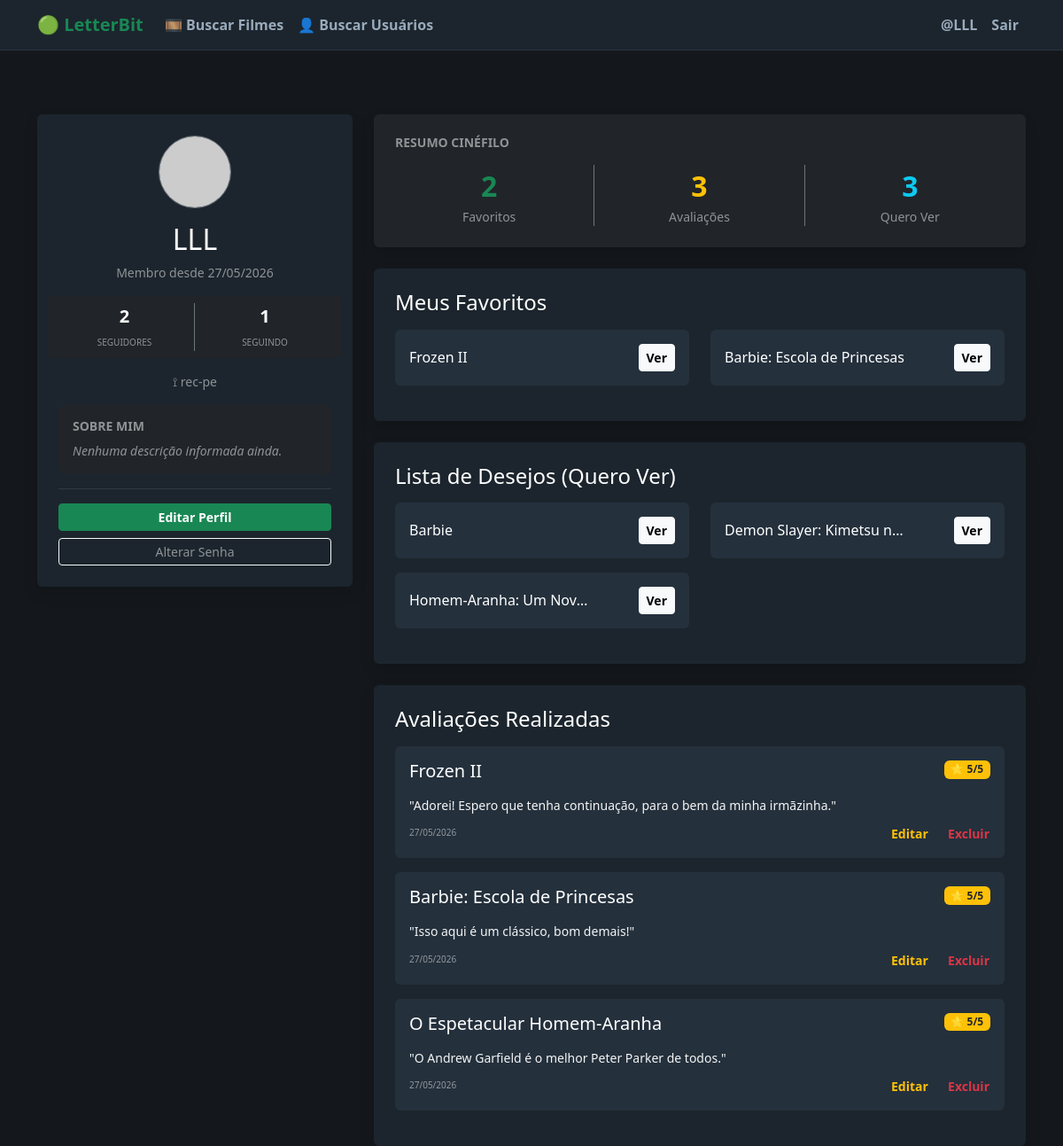
/profile/ (signed in), run on the app's committed database.
### users/models.py (models this page shows, shortened)
class Profile(models.Model):
    user = models.OneToOneField(User, on_delete=models.CASCADE, related_name='profile')
    bio = models.TextField(max_length=500, blank=True)
    location = models.CharField(max_length=100, blank=True)
    is_private = models.BooleanField(default=False)
    following = models.ManyToManyField(
        'self',
        symmetrical=False,
        related_name='followers',
        blank=True
    )

### interactions/models.py (models this page shows, shortened)
class Favorite(models.Model):
    user = models.ForeignKey(settings.AUTH_USER_MODEL, on_delete=models.CASCADE, related_name='favorites')
    movie = models.ForeignKey(Movie, on_delete=models.CASCADE, related_name='favorited_by')
    created_at = models.DateTimeField(auto_now_add=True)
    class Meta:
        unique_together = ['user', 'movie']

class Watchlist(models.Model):
    user = models.ForeignKey(settings.AUTH_USER_MODEL, on_delete=models.CASCADE, related_name='watchlist')
    movie = models.ForeignKey(Movie, on_delete=models.CASCADE, related_name='watchlist_by')
    created_at = models.DateTimeField(auto_now_add=True)
    class Meta:
        unique_together = ['user', 'movie']

class Review(models.Model):
    user = models.ForeignKey(settings.AUTH_USER_MODEL, on_delete=models.CASCADE, related_name='reviews')
    movie = models.ForeignKey(Movie, on_delete=models.CASCADE, related_name='reviews')
    rating = models.IntegerField(choices=[(1, '1★'), (2, '2★'), (3, '3★'), (4, '4★'), (5, '5★')])
    comment = models.TextField(blank=True)
    created_at = models.DateTimeField(auto_now_add=True)
    updated_at = models.DateTimeField(auto_now=True)
    class Meta:
        unique_together = ['user', 'movie']

### movies/models.py (models this page shows, shortened)
class Movie(models.Model):
    id = models.AutoField(primary_key=True)
    tmdb_id = models.IntegerField(unique=True, blank=True, null=True)
    title = models.CharField(max_length=255)
    overview = models.TextField(blank=True, null=True)
    release_date = models.CharField(max_length=20, blank=True, null=True)
    poster_path = models.CharField(max_length=500, blank=True, null=True)
    vote_average = models.FloatField(blank=True, null=True)

### users/views.py (the view)
# urls.py: path('profile/', views.profile_view, name='profile'),
@login_required
def profile_view(request, username=None):
    if username is None:
        target_user = request.user
        is_own_profile = True
    else:
        target_user = get_object_or_404(User, username=username)
        is_own_profile = (target_user == request.user)
    profile, created = Profile.objects.get_or_create(user=target_user)
    my_profile, _ = Profile.objects.get_or_create(user=request.user)
    is_following = my_profile.following.filter(pk=profile.pk).exists()
    is_locked = (not is_own_profile) and profile.is_private and (not is_following)
    if not is_locked:
        user_reviews = Review.objects.filter(user=target_user).select_related('movie')
        user_favorites = Favorite.objects.filter(user=target_user).select_related('movie')
        user_watchlist = Watchlist.objects.filter(user=target_user).select_related('movie')
    else:
        user_reviews = Review.objects.none()
        user_favorites = Favorite.objects.none()
        user_watchlist = Watchlist.objects.none()
    try:
        followers_count = profile.followers.count()
    except AttributeError:
        followers_count = Profile.objects.filter(following=profile).count()
    context = {
        'target_user': target_user,
        'username': target_user.username,
        'email': target_user.email,
        'bio': profile.bio,
        'location': profile.location,
        'date_joined': target_user.date_joined,
        'is_private': profile.is_private,
        'is_own_profile': is_own_profile,
        'is_following': is_following,
        'is_locked': is_locked,
        'user_reviews': user_reviews,
        'user_favorites': user_favorites,
        'user_watchlist': user_watchlist,
        'followers_count': followers_count,
        'following_count': profile.following.count(),
    }
    return render(request, 'users/profile.html', context)

### users/templates/users/profile.html (shortened to what this page needs)
{% extends 'base.html' %}
{% block content %}
<div class="container mt-5">
    <div class="row justify-content-center">
        <div class="col-md-4 mb-4">
            <div class="card shadow border-0 text-white" style="background-color: #1c252d;">
                <div class="card-body p-4 text-center">
                    <img
                        src="https://ui-avatars.com/api/?name={{ username }}&background=212529&color=fff&size=128"
                        class="rounded-circle mb-3 border border-secondary"
                        alt="Avatar"
                    >
                    <h2 class="text-white">
                        {{ username }}
                    </h2>
                    <p class="text-white-50 small">
                        Membro desde {{ date_joined|date:"d/m/Y" }}
                    </p>
                    <div class="row my-3 text-center bg-dark p-2 rounded">
                        <div class="col-6 border-end border-secondary">
                            {% if is_locked %}
                                <span class="fw-bold text-white d-block fs-5">{{ followers_count }}</span>
                                <small class="text-white-50 text-uppercase" style="font-size: 10px;">Seguidores</small>
                            {% else %}
                                <a href="{% url 'user_followers' username %}" class="text-decoration-none d-block">
                                    <span class="fw-bold text-white d-block fs-5">{{ followers_count }}</span>
                                    <small class="text-white-50 text-uppercase" style="font-size: 10px;">Seguidores</small>
                                </a>
                            {% endif %}
                        </div>
                        <div class="col-6">
                            {% if is_locked %}
                                <span class="fw-bold text-white d-block fs-5">{{ following_count }}</span>
                                <small class="text-white-50 text-uppercase" style="font-size: 10px;">Seguindo</small>
                            {% else %}
                                <a href="{% url 'user_following' username %}" class="text-decoration-none d-block">
                                    <span class="fw-bold text-white d-block fs-5">{{ following_count }}</span>
                                    <small class="text-white-50 text-uppercase" style="font-size: 10px;">Seguindo</small>
                                </a>
                            {% endif %}
                        </div>
                    </div>
                    {% if location %}
                        <p class="text-white-50 small">
                            ⟟ {{ location }}
                        </p>
                    {% endif %}
                    <div class="my-3 bg-dark p-3 rounded text-start">
                        <h6 class="text-uppercase fw-bold text-white-50 small mb-2">Sobre Mim</h6>
                        {% if bio %}
                            <p class="mb-0 text-white small">{{ bio }}</p>
                        {% else %}
                            <p class="mb-0 text-white-50 small"><em>Nenhuma descrição informada ainda.</em></p>
                        {% endif %}
                    </div>
                    <hr class="border-secondary">
                    <div class="d-grid gap-2">
                        {% if is_own_profile %}
                            <a href="{% url 'edit_profile' %}" class="btn btn-success btn-sm fw-bold text-white">
                                Editar Perfil
                            </a>
                            <a href="{% url 'change_password' %}" class="btn btn-outline-light btn-sm text-white-50">
                                Alterar Senha
                            </a>
                        {% endif %}
                    </div>
                </div>
            </div>
        </div>
        <div class="col-md-8">
            {% if is_locked %}
                <div class="card shadow border-0 text-center p-5 text-white" style="background-color: #1c252d; min-height: 300px; display: flex; justify-content: center; align-items: center;">
                    <div class="p-4">
                        <span class="display-1 d-block mb-3">🔒︎</span>
                        <h4 class="fw-bold text-white">Esta conta é Privada</h4>
                        <p class="text-white-50">Siga @{{ username }} para ver suas avaliações, filmes favoritos e listas de reprodução.</p>
                    </div>
                </div>
            {% else %}
                <div class="card shadow border-0 mb-4 bg-dark text-white">
                    <div class="card-body p-4">
                        <h5 class="text-white-50 text-uppercase small mb-3 fw-bold">Resumo Cinéfilo</h5>
                        <div class="row text-center">
                            <div class="col-4 border-end border-secondary">
                                <span class="fs-2 fw-bold text-success">{{ user_favorites.count }}</span>
                                <p class="text-white-50 small mb-0">Favoritos</p>
                            </div>
                            <div class="col-4 border-end border-secondary">
                                <span class="fs-2 fw-bold text-warning">{{ user_reviews.count }}</span>
                                <p class="text-white-50 small mb-0">Avaliações</p>
                            </div>
                            <div class="col-4">
                                <span class="fs-2 fw-bold text-info">{{ user_watchlist.count }}</span>
                                <p class="text-white-50 small mb-0">Quero Ver</p>
                            </div>
                        </div>
                    </div>
                </div>
                <div class="card shadow border-0 mb-4 text-white" style="background-color: #1c252d;">
                    <div class="card-body p-4">
                        <h4 class="mb-3 text-white">Meus Favoritos</h4>
                        <div class="row">
                            {% for favorite in user_favorites %}
                                <div class="col-md-6 mb-3">
                                    <div class="card h-100 border-0" style="background-color: #24303c;">
                                        <div class="card-body d-flex justify-content-between align-items-center">
                                            <h6 class="mb-0 text-truncate text-white" style="max-width: 70%;">{{ favorite.movie.title }}</h6>
                                            <a href="/movies/{{ favorite.movie.tmdb_id }}/" class="btn btn-sm btn-light fw-bold">Ver</a>
                                        </div>
                                    </div>
                                </div>
                            {% empty %}
                                <p class="text-white-50 small ps-2">Nenhum filme favorito listado.</p>
                            {% endfor %}
                        </div>
                    </div>
                </div>
                <div class="card shadow border-0 mb-4 text-white" style="background-color: #1c252d;">
                    <div class="card-body p-4">
                        <h4 class="mb-3 text-white">Lista de Desejos (Quero Ver)</h4>
                        <div class="row">
                            {% for item in user_watchlist %}
                                <div class="col-md-6 mb-3">
                                    <div class="card h-100 border-0" style="background-color: #24303c;">
                                        <div class="card-body d-flex justify-content-between align-items-center">
                                            <h6 class="mb-0 text-truncate text-white" style="max-width: 70%;">{{ item.movie.title }}</h6>
                                            <a href="/movies/{{ item.movie.tmdb_id }}/" class="btn btn-sm btn-light fw-bold">Ver</a>
                                        </div>
                                    </div>
                                </div>
                            {% empty %}
                                <p class="text-white-50 small ps-2">A lista de assistir está vazia.</p>
                            {% endfor %}
                        </div>
                    </div>
                </div>
                <div class="card shadow border-0 text-white" style="background-color: #1c252d;">
                    <div class="card-body p-4">
                        <h4 class="mb-3 text-white">Avaliações Realizadas</h4>
                        {% for review in user_reviews %}
                            <div class="card mb-3 border-0" style="background-color: #24303c;">
                                <div class="card-body">
                                    <div class="d-flex justify-content-between align-items-start">
                                        <h5 class="text-white">{{ review.movie.title }}</h5>
                                        <span class="badge bg-warning text-dark fw-bold">⭐ {{ review.rating }}/5</span>
                                    </div>
                                    <p class="text-white small mt-2 mb-2" style="opacity: 0.95;">"{{ review.comment }}"</p>
                                    <div class="d-flex justify-content-between align-items-center">
                                        <small class="text-white-50 text-uppercase" style="font-size: 10px;">{{ review.created_at|date:"d/m/Y" }}</small>
                                        {% if is_own_profile %}
                                        <div>
                                            <button class="btn btn-sm btn-link text-warning p-0 text-decoration-none me-3 fw-bold" type="button" data-bs-toggle="collapse" data-bs-target="#edit-review-{{ review.id }}">Editar</button>
                                            <a href="{% url 'interactions:delete_review' review.id %}" class="btn btn-sm btn-link text-danger p-0 text-decoration-none fw-bold">Excluir</a>
                                        </div>
                                        {% endif %} </div>
                                </div>
                            </div>
                        {% empty %}
                            <p class="text-white-50 small ps-2">Nenhuma avaliação encontrada.</p>
                        {% endfor %}
                    </div>
                </div>
            {% endif %}
        </div>
    </div>
</div>
{% endblock %}

### templates/base.html (shortened to what this page needs)
<!DOCTYPE html>
<html lang="pt-br">
<head>
    <link href="https://cdn.jsdelivr.net/npm/bootstrap@5.3.0/dist/css/bootstrap.min.css" rel="stylesheet">
</head>
<body>
    <nav class="navbar navbar-expand-lg navbar-dark mb-4">
        <div class="container">
            <a class="navbar-brand fw-bold text-success" href="/movies/">🟢 LetterBit</a>
            <div class="collapse navbar-collapse" id="navbarNav">
                <ul class="navbar-nav me-auto">
                    <li class="nav-item">
                        <a class="nav-link" href="/movies/">🎞️ Buscar Filmes</a>
                    </li>
                    <li class="nav-item">
                        <a class="nav-link" href="{% url 'user_search' %}">👤 Buscar Usuários</a>
                    </li>
                </ul>
                <ul class="navbar-nav ms-auto">
                    {% if user.is_authenticated %}
                        <li class="nav-item">
                            <a class="nav-link fw-bold text-white" href="/profile/"> @{{ user.username }}</a>
                        </li>
                        <li class="nav-item">
                            <form action="{% url 'logout' %}" method="POST" class="d-inline">
                                <button type="submit" class="nav-link btn btn-link text-decoration-none" style="border: none;">Sair</button>
                            </form>
                        </li>
                    {% endif %}
                </ul>
            </div>
        </div>
    </nav>
    <main class="main-content">
        {% block content %}
        {% endblock %}
    </main>
</body>
</html>

### templates/base.html (style rules this page uses)
body { background-color: #14181c; color: #9ab; min-height: 100vh; display: flex; flex-direction: column; }
.navbar { background-color: #1c252d !important; border-bottom: 1px solid #2c3440; }
.nav-link { color: #9ab !important; font-weight: 600; }
.main-content { flex: 1; }

### data on the page
Profile: location "rec-pe"
Favorite: movie "Frozen II"
Favorite: movie "Barbie: Escola de Princesas"
Watchlist: movie "Barbie"
Watchlist: movie "Demon Slayer: Kimetsu n…"
Watchlist: movie "Homem-Aranha: Um Nov…"
Review: movie "Frozen II", rating "5", comment "Adorei! Espero que tenha continuação, para o bem da minha irmãzinha.", created_at "27/05/2026"
Review: movie "Barbie: Escola de Princesas", rating "5", comment "Isso aqui é um clássico, bom demais!", created_at "27/05/2026"
Review: movie "O Espetacular Homem-Aranha", rating "5", comment "O Andrew Garfield é o melhor Peter Parker de todos.", created_at "27/05/2026"

### other printed values
{{ user.username }} "LLL"
{{ username }} "LLL"
{{ date_joined|date:"d/m/Y" }} "27/05/2026"
{{ followers_count }} "2"
{{ following_count }} "1"
{{ user_favorites.count }} "2"
{{ user_reviews.count }} "3"
{{ user_watchlist.count }} "3"
